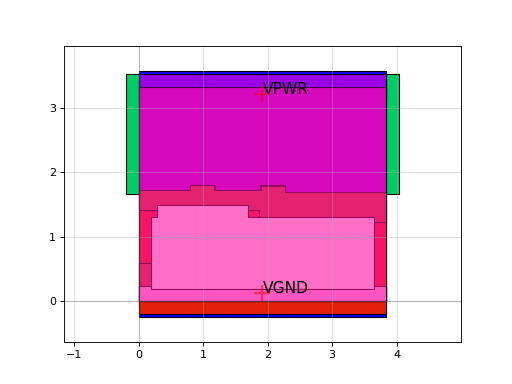

Python code for this plot:
import sky130

c = sky130.components.sky130_fd_sc_hs__a21bo_1()
c.plot()
